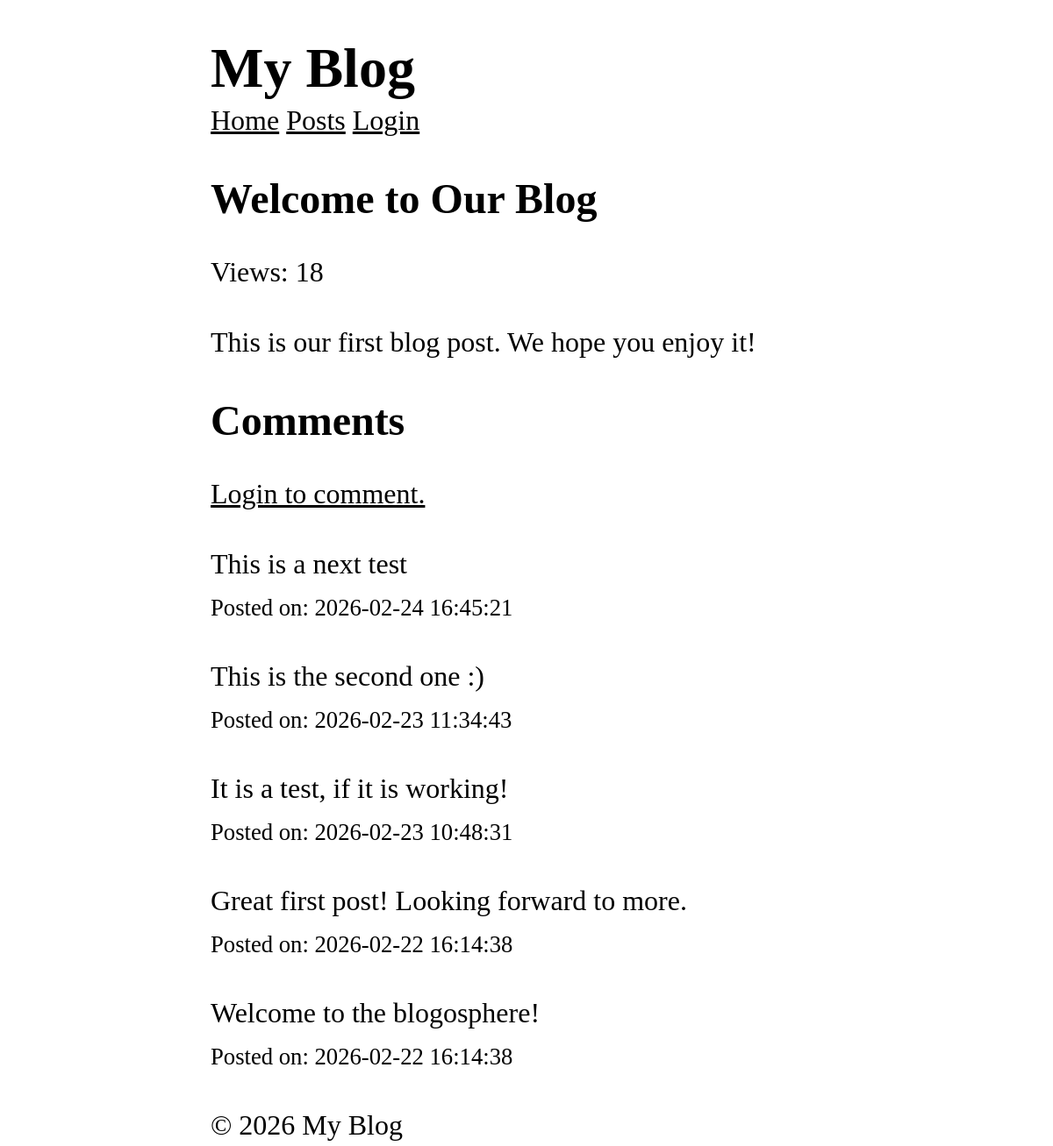
Page /posts/1 on the earlier database version.
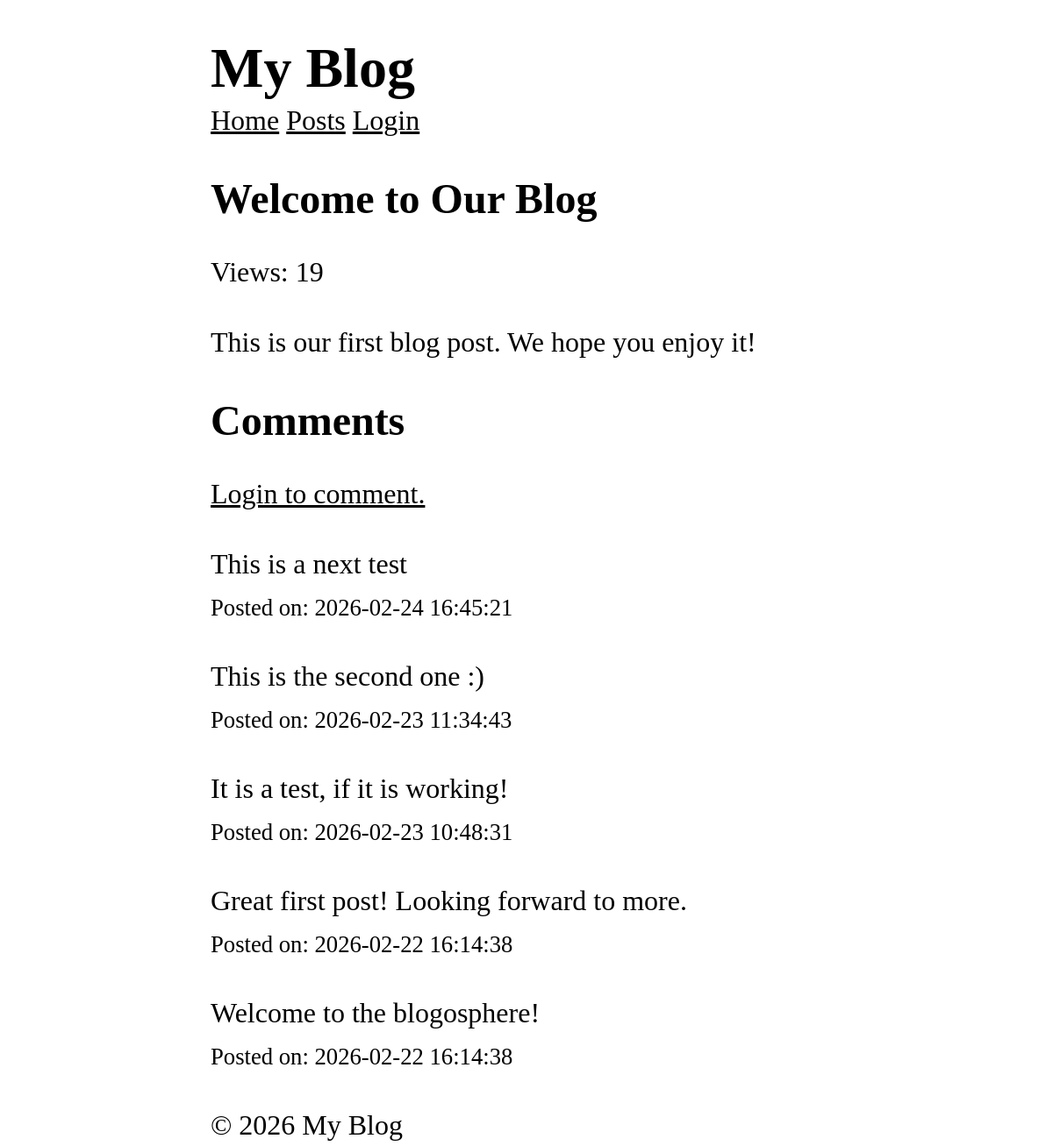
Same page on the later database version.
### tables this page shows
CREATE TABLE posts (
    id INTEGER PRIMARY KEY AUTOINCREMENT,
    title TEXT NOT NULL,
    content TEXT NOT NULL,
    views INTEGER DEFAULT 0,
    user_id INTEGER NOT NULL,
    created_at DATETIME DEFAULT CURRENT_TIMESTAMP,
    FOREIGN KEY (user_id) REFERENCES users (id)
);

### core/View.php (called while the page is built, shortened)
<?php
class View {
    protected static $globals = [];
    public static function share(string $key, mixed $value): void {
        static::$globals[$key] = $value;
    }
    public static function render(string $template, array $data = [], ?string $layout = null): string {
        $data = [...static::$globals, ...$data];
        $content = static::renderTemplate(
            $template,
            $data
        );
        return static::renderLayout($layout, $data, $content);
    }
    protected static function renderTemplate(string $template, array $data): string {
        extract($data);
        $path = dirname(__DIR__). "/app/Views/$template.php";
        require $path;
        return ob_get_clean();
    }
    protected static function renderLayout(?string $template, array $data, string $content): string {
        return ob_get_clean();
    }
}

### app/Controllers/PostController.php (called while the page is built, shortened)
<?php
class PostController {
    public function show($id) {
        $post = Post::find($id);
        $comments = Comment::forPost($id);
        return View::render(
            template: 'post/show',
            layout: 'layouts/main',
            data: ['post' => $post, 'comments' => $comments]
        );
    }
}

### app/Middlewares/CSRF.php (called while the page is built, shortened)
<?php
class CSRF implements Middleware {
  public function handle(callable $next) {
    return $next();
    }
}

### app/Middlewares/View.php (called while the page is built, shortened)
<?php
class View implements Middleware {
    public function handle(callable $next) {
        return $next();
    }
}

### public/index.php (called while the page is built, shortened)
<?php
$router = new Router();
$uri = parse_url($_SERVER['REQUEST_URI'], PHP_URL_PATH);
$method = $_SERVER['REQUEST_METHOD'];
$router->dispatch($uri, $method);

### core/App.php (called while the page is built, shortened)
<?php
class App {
    protected static $container = [];
    public static function bind(string $key, mixed $value): void {
        static::$container[$key] = $value;
    }
    public static function get(string $key): mixed {
        return static::$container[$key];
    }
}

### core/Model.php (called while the page is built, shortened)
<?php
abstract class Model {
    protected static string $table;
    public static function find(mixed $id): ?static {
        $db = App::get('database');
        return $db->fetch("SELECT * FROM " . static::$table . " WHERE id = ?", [$id], static::class);
    }
}

### core/Database.php (called while the page is built, shortened)
<?php
class Database {
    protected $pdo;
    public function __construct(array $config) {
        try {
            $dsn = $this->createDsn($config);
            $username = $config['username'] ?? null;
            $password = $config['password'] ?? null;
            $options = $config['options'] ?? null;
            $this->pdo = new PDO($dsn, $username, $password, $options);
            $this->pdo->setAttribute(PDO::ATTR_ERRMODE, PDO::ERRMODE_EXCEPTION);
        } catch (PDOException $e) {
            throw new Exception("Could not connect to the database");
        }
    }
    protected function createDsn(array $config): string {
        $driver = $config['driver'];
        $dbname = $config['dbname'];
        return match($driver) {
            'sqlite' => "sqlite:$dbname",
            default => throw new Exception("Unsupported database driver: $driver")
        };
    }
    public function query(string $sql, array $params = []): PDOStatement {
        $stmt = $this->pdo->prepare($sql);
        $stmt->execute($params);
        return $stmt;
    }
    public function fetchAll(string $sql, array $params = [], ?string $className = null): array {
        $stmt = $this->query($sql, $params);
        return $className
            ? $stmt->fetchAll(PDO::FETCH_CLASS, $className)
            : $stmt->fetchAll(PDO::FETCH_ASSOC);
    }
    public function fetch(string $sql, array $params = [], ?string $className = null): mixed {
        $stmt = $this->query($sql, $params);
        $stmt->setFetchMode(
            $className ? PDO::FETCH_CLASS : PDO::FETCH_ASSOC, $className
        );
        return $stmt->fetch();
    }
}

### app/Models/Comment.php (called while the page is built, shortened)
<?php
class Comment extends Model {
    public static function forPost($postId): array {
        $db = App::get('database');
        return $db->fetchAll(
            "SELECT * FROM comments WHERE post_id = ? ORDER BY created_at DESC",
            [$postId],
            static::class
        );
    }
}

### app/Views/post/show.php (the view)
<article>
    <h1><?= htmlspecialchars($post->title) ?></h1>
    <p>Views: <?= $post->views ?></p>
    <p>
        <?=  nl2br(htmlspecialchars($post->content)) ?>
    </p>
</article>
<section>
    <h2 id="comments">Comments</h2>
    <?php if($user && check('comment')): ?>
        <form action="/posts/<?=  $post->id ?>/comments" method="POST">
            <?= csrf_token() ?>
            <textarea name="content" required rows="3"></textarea>
            <button type="submit">Add Comment</button>
        </form>
    <?php else: ?>
        <p>
            <a href="/login">Login to comment.</a>
        </p>
    <?php endif ?>
    <?php foreach($comments as $comment): ?>
        <div>
            <p>
             <?=  nl2br(htmlspecialchars($comment->content)) ?>
            </p>
            <small>Posted on: <?=  $comment->created_at ?></small>
        </div>
    <?php endforeach; ?>
</section>

Differences in the rows shown:
changed posts "Welcome to Our Blog": views "18" → "19"
